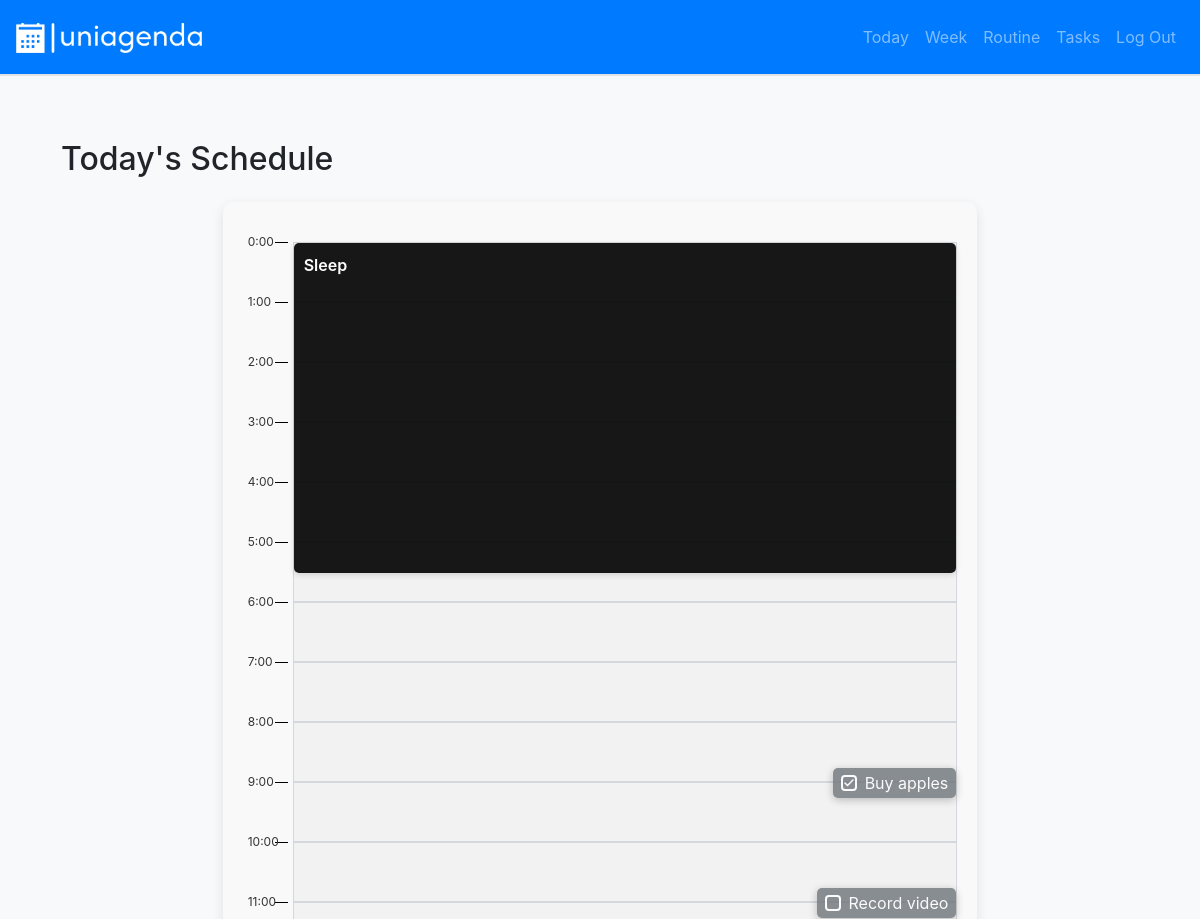
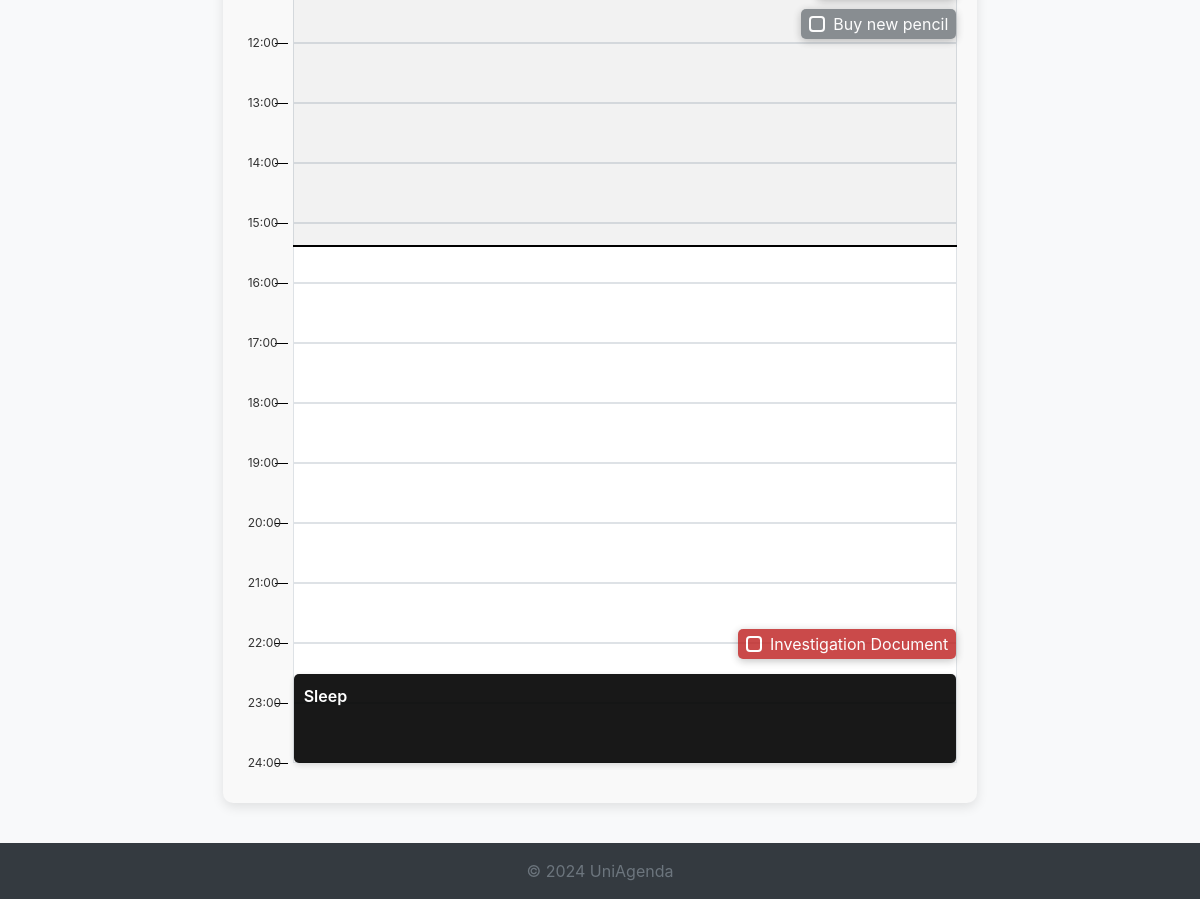
Screenshot of /today (signed in) with the database file from the repository (2 pictures, top to bottom).
### schedule/models.py (models this page shows)
class Routine(models.Model):
    user = models.ForeignKey(User, on_delete=models.CASCADE, related_name='routines')
    type = models.CharField(max_length=8, choices=[
        ('Course', 'Course'),
        ('Activity', 'Activity')
    ])
    title = models.CharField(max_length=255)
    color = models.CharField(max_length=7)

class Task(models.Model):
    user = models.ForeignKey(User, on_delete=models.CASCADE, related_name='tasks')
    type = models.CharField(max_length=10, choices=[
        ('Reminder', 'Reminder'),
        ('Assignment', 'Assignment'),
        ('Exam', 'Exam')
    ])
    routine = models.ForeignKey(Routine, on_delete=models.CASCADE, related_name='tasks', null=True)
    title = models.CharField(max_length=255)
    description = models.TextField(blank=True, null=True)
    due_date = models.DateTimeField()
    completed = models.BooleanField(default=False)

### schedule/views.py (the view)
# urls.py: path("today", views.today, name="today"),
@login_required
def today(request):
    user = request.user
    hours = range(24)
    today = timezone.now().date()
    current_time = timezone.now()
    current_hour = current_time.hour
    current_minute = current_time.minute
    current_time_position = current_hour * 60 + current_minute
    events_today = get_events(user, today)
    tasks_today = get_tasks(user, today)
    context = {
        'hours': hours,
        'events_today': events_today,
        'tasks_today': tasks_today,
        'today': today,
        'current_time': current_time,
        'current_time_position': current_time_position,
    }
    return render(request, "schedule/today.html", context)

### schedule/templatetags/custom_filters.py (called while the page is built)
@register.filter
def get_height(start_time, end_time):
    duration = end_time - start_time
    minutes = duration.total_seconds() / 60
    return minutes

### schedule/views.py (called while the page is built)
def get_events(user, day):
    today = day
    routines = Routine.objects.filter(user=user)
    today_events = []
    for routine in routines:
        routine_days = RoutineDay.objects.filter(routine=routine)
        for routine_day in routine_days:
            if routine_day.day_of_week == today.strftime('%A'):
                event_start_time = datetime.combine(today, routine_day.start_time)
                event_end_time = datetime.combine(today, routine_day.end_time)
                today_events.append({
                    'title': routine.title,
                    'description': routine_day.description,
                    'start_time': event_start_time,
                    'end_time': event_end_time,
                    'color': routine.color,
                })
    return today_events

def get_tasks(user, day):
    today = day
    tasks = Task.objects.filter(user=user, due_date__date=today)
    return tasks

### schedule/templates/schedule/today.html (shortened to what this page needs)
{% extends "schedule/layout.html" %}
{% load custom_filters %}
{% block body %}
<div class="container my-4">
    <h2 class="mb-4">Today's Schedule</h2>
    <div class="calendar-container">
        <div class="time-hours">
        {% for hour in hours %}
            <div class="time-slot">
                <div class="hour-line"></div>
                <span class="hour-label">{{ hour }}:00</span>
            </div>
        {% endfor %}
            <div class="time-slot-last">
                <div class="hour-line"></div>
                <span class="hour-label">24:00</span>
            </div>
        </div>
        <div class="today">
            <div class="past-background" style="height: {{ current_time_position }}px;"></div>
            <div class="current-time-line" style="top: {{ current_time_position }}px;"></div>
        {% for hour in hours %}
            <div class="event-slot">
                {% for event in events_today %}
                    {% if hour == event.start_time.hour %}
                        {% with event_height=event.start_time|get_height:event.end_time %}
                        <div class="event {% if event.end_time < current_time %}past-event{% endif %}" style="background-color: {{ event.color }}; height: {{ event_height }}px; margin-top: {{ event.start_time.minute }}px;">
                            <div class="event-title">{{ event.title }}</div>
                        </div>
                        {% endwith %}
                    {% endif %}
                {% endfor %}
                {% for task in tasks_today %}
                    {% if hour == task.due_date.hour %}
                        <div class="task {% if task.due_date < current_time %}past-task{% endif %}" style="{% if task.routine %}background-color: {{ task.routine.color }}{% endif %}; margin-top: {{ task.due_date.minute }}px;">
                            <input type="checkbox" class="task-checkbox" id="task-checkbox-{{ task.id }}" name="{{ task.id }}" {% if task.completed %}checked{% endif %} onclick="toggleTaskCompletion({{ task.id }})">
                            <div class="ml-2" style="min-width: max-content;">{{ task.title }}</div>
                        </div>
                    {% endif %}
                {% endfor %}
            </div>
        {% endfor %}
        </div>
    </div>
</div>
{% endblock %}

### schedule/static/schedule/styles.css (style rules this page uses)
html { height: 100%; box-sizing: border-box; }
body { background-color: #f8f9fa; height: 100%; box-sizing: border-box; display: flex; flex-direction: column; }
.calendar-container { width: 70%; display: grid; grid-template-columns: 50px 1fr; gap: 0px; background-color: #f9f9f9; padding: 40px 20px; border-radius: 10px; box-shadow: 0 4px 12px rgba(0, 0, 0, 0.1); margin: 0 auto; }
.time-slot { display: flex; align-items: center; position: relative; height: 60px; margin-left: 5px; }
.time-slot-last { display: flex; align-items: center; position: relative; height: 0px; margin-left: 5px; }
.hour-line { position: absolute; width: 30%; left: 60%; top: 0px; height: 1px; background-color: #000; }
.hour-label { position: absolute; left: 0; top: -9px; font-size: 12px; color: #333; }
.event-slot { position: relative; padding: 0px; border: 1px solid #dee2e6; background-color: #ffffff; border-radius: 0px; display: block; align-items: center; height: 60px; min-width: 60px; }
.event { opacity: 90%; background-color: #007bff; border-radius: 5px; padding: 10px; color: #fff; box-shadow: 0 2px 6px rgba(0, 0, 0, 0.15); position: relative; display: flex; flex-direction: column; width: 100%; cursor: default; z-index: 11; transition: transform 0.2s ease-in-out, z-index 0.2s ease-in-out; }
.event-title { font-size: 16px; font-weight: 600; }
.task { opacity: 80%; display: flex; align-items: center; position: absolute; right: 0; top: 0; transform: translateY(-50%); background-color: #6c757d; border-radius: 5px; padding: 3px 8px; color: #fff; font-weight: 400; box-shadow: 0 2px 8px rgba(0, 0, 0, 0.3); cursor: default; z-index: 12; transform-origin: top right; transition: transform 0.2s ease-in-out, z-index 0.2s ease-in-out; }
.task-checkbox { appearance: none; width: 16px; height: 16px; border: 2px solid #fff; border-radius: 4px; cursor: pointer; position: relative; background-color: transparent; }
.task-checkbox:checked { background-position: center; background-repeat: no-repeat; }
.today { position: relative; width: 100%; height: 100%; }
.current-time-line { position: absolute; width: 100%; height: 2px; background-color: black; z-index: 1; }
.past-background { position: absolute; width: 100%; background-color: rgba(128, 128, 128, 0.1);; z-index: 2; }
.past-event, .past-task { filter: grayscale(30%); }

### rows the page displays
Routine: title "Sleep" "Sleep"
Task: completed "☑", title "Buy apples"
Task: title "Record video"
Task: title "Buy new pencil"
Task: title "Investigation Document"

### other values shown
{{ hour }} "0" "1" "2" "3" "4" "5" "6" "7" "8" "9" "10" "11" "12" "13" "14" "15" "16" "17" "18" "19" "20" "21" "22" "23"
